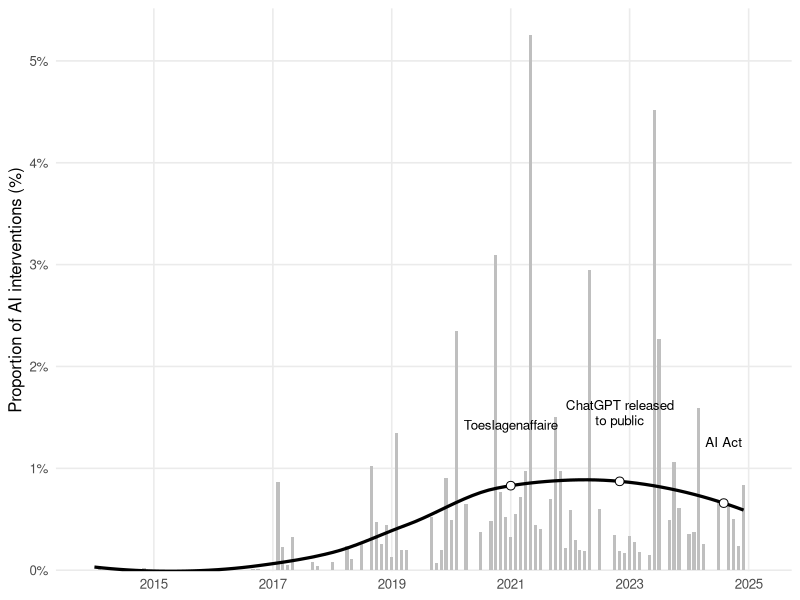

The R source for this figure:
# ================================================================================
# 10_figure1_temporal_volume.R
#
# AI Politics and Regulation in the European Parliament: Ideological Divides
# and Policy Convergence amid Generative AI's Ascent
# Etienne Proulx, Steve Jacob, Arnaud Beaule, Shannon Dinan, Yannick Dufresne
#
# Reproduces Figure 1: monthly proportion of parliamentary interventions
# mentioning AI, relative to total EP plenary activity, 2014-2024.
#
# Input:  data/temporal_analysis_ia_vs_total.csv (monthly total intervention
#         counts vs AI-related intervention counts, pre-aggregated; the full
#         EP intervention record it is aggregated from is ~230MB and is not
#         included in this package -- see README.md)
# Output: output/figure1_temporal_volume.png
# ================================================================================

suppressPackageStartupMessages({
  library(dplyr); library(ggplot2)
})
if (!dir.exists("output")) dir.create("output")

df <- read.csv("data/temporal_analysis_ia_vs_total.csv", stringsAsFactors = FALSE)
df$year_month <- as.Date(df$year_month)

cat(sprintf("N months: %d, total interventions: %s, AI interventions: %s\n",
            nrow(df), format(sum(df$total_interventions), big.mark = ","),
            format(sum(df$ia_interventions), big.mark = ",")))

# The published figure is a monthly histogram with a smoothed trend line over
# it, not a raw series: the month-to-month values are spiky enough that a plain
# line obscures the decade-long trajectory the text describes.
#
# NOTE: proportion_ia is already expressed in percentage points
# (100 * ia_interventions / total_interventions), not a 0-1 fraction.
events <- data.frame(
  date = as.Date(c("2021-01-01", "2022-11-01", "2024-08-01")),
  label = c("Toeslagenaffaire", "ChatGPT released\nto public", "AI Act")
)
trend <- loess(proportion_ia ~ as.numeric(year_month), data = df, span = 0.75)
events$y <- predict(trend, as.numeric(events$date))

p <- ggplot(df, aes(x = year_month, y = proportion_ia)) +
  geom_col(width = 20, fill = "grey75") +
  geom_smooth(method = "loess", span = 0.75, se = FALSE,
              colour = "black", linewidth = 1.1) +
  geom_point(data = events, aes(x = date, y = y),
             shape = 21, fill = "white", colour = "black", size = 2.6) +
  geom_text(data = events, aes(x = date, y = y + 0.55, label = label),
            size = 3.4, lineheight = 0.95, vjust = 0) +
  scale_x_date(date_breaks = "2 years", date_labels = "%Y",
               limits = as.Date(c("2013-12-01", "2025-03-01"))) +
  scale_y_continuous(labels = function(x) paste0(x, "%"),
                     expand = expansion(mult = c(0, 0.05))) +
  labs(x = NULL, y = "Proportion of AI interventions (%)") +
  theme_minimal(base_size = 12) +
  theme(panel.grid.minor = element_blank())

ggsave("output/figure1_temporal_volume.png", p, width = 10, height = 5, dpi = 300, bg = "white")

peak_2021 <- df %>% filter(format(year_month, "%Y") == "2021") %>% summarise(max(proportion_ia))
peak_post_chatgpt <- df %>% filter(year_month >= as.Date("2022-12-01")) %>% summarise(max(proportion_ia))
cat(sprintf("2021 peak monthly proportion: %.2f%%\n", peak_2021[[1]]))
cat(sprintf("Post-ChatGPT peak monthly proportion: %.2f%%\n", peak_post_chatgpt[[1]]))
